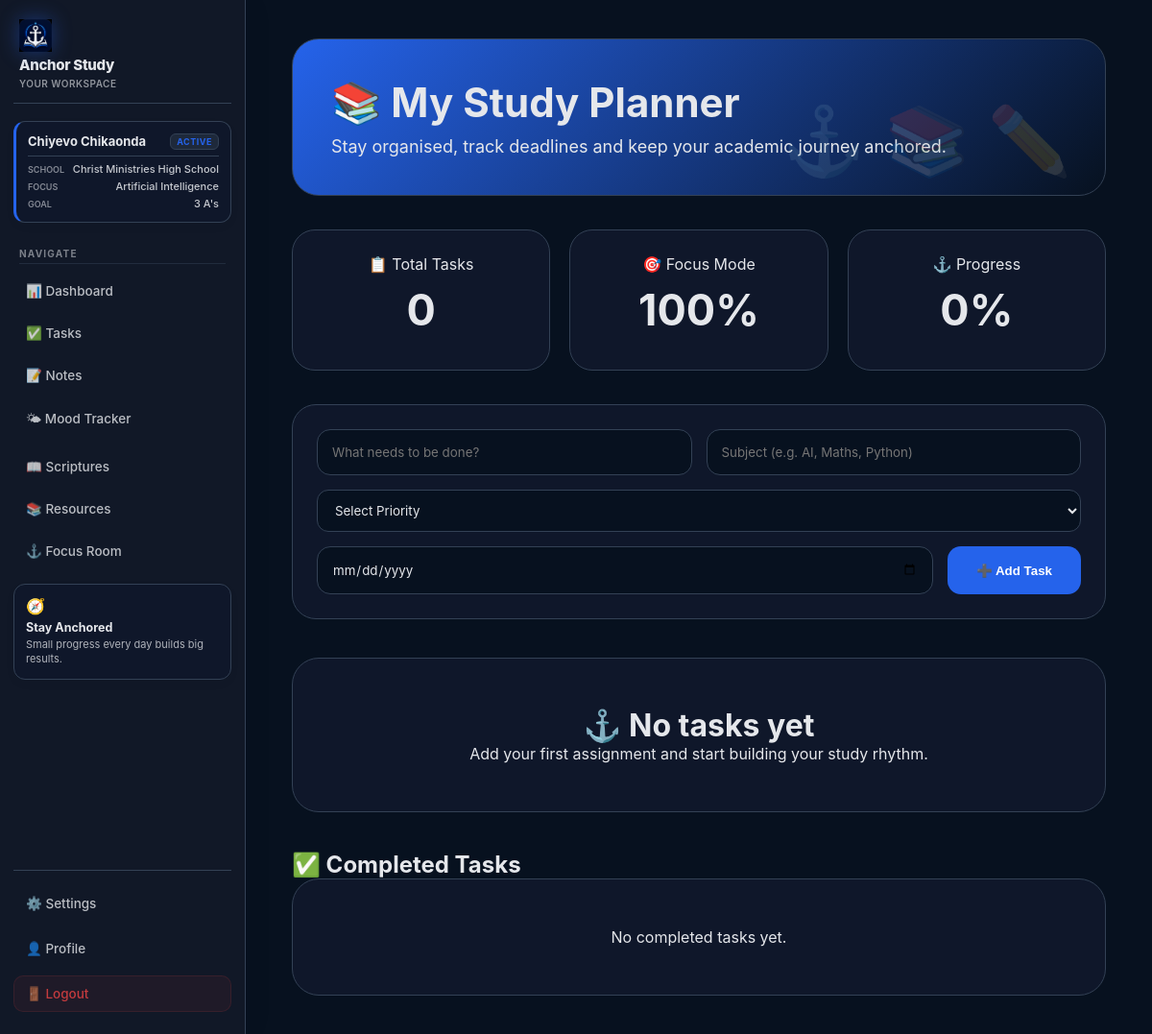
The page /tasks (signed in) on the database as committed earlier.
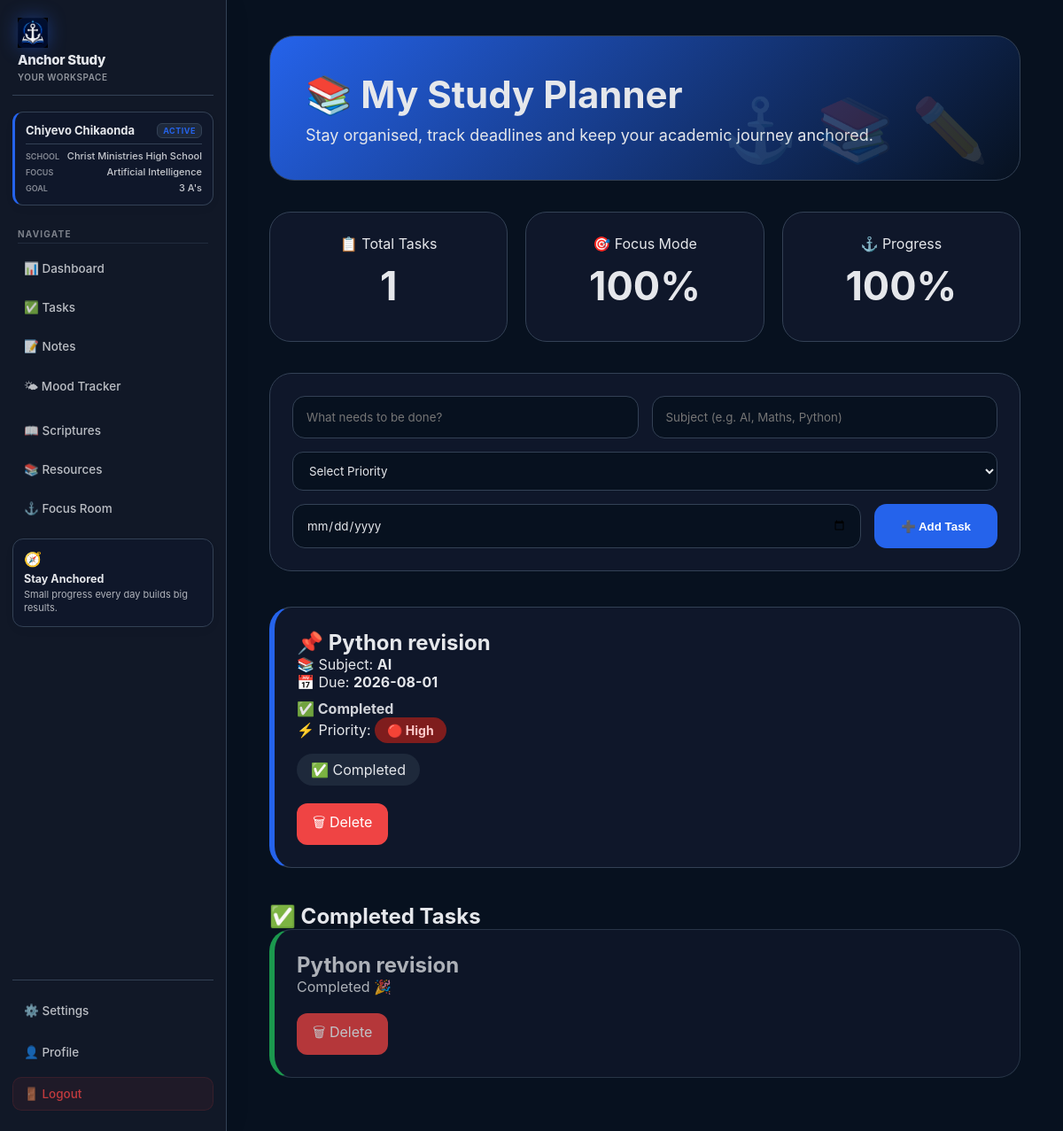
The same page on the database as committed later.
### tables this page shows
CREATE TABLE tasks(

    id INTEGER PRIMARY KEY AUTOINCREMENT,

    username TEXT,

    title TEXT NOT NULL,

    subject TEXT,

    priority TEXT DEFAULT 'medium',

    due_date TEXT,

    status TEXT DEFAULT 'active',

    created_at TIMESTAMP DEFAULT CURRENT_TIMESTAMP

, description TEXT);

### ai_student_assistant/routes/tasks.py (the view)
@tasks.route("/tasks")
def task_page():
    if "user" not in session:
        return redirect(url_for("auth.login"))
    username = session["user"]
    conn = get_db()
    task_list = conn.execute(
        """
        SELECT *
        FROM tasks
        WHERE username = ?
        ORDER BY
            CASE priority
                WHEN 'High' THEN 1
                WHEN 'Medium' THEN 2
                WHEN 'Low' THEN 3
                ELSE 4
            END,
            due_date ASC
        """,
        (username,)
    ).fetchall()
    completed_list = conn.execute(
    """
    SELECT *
    FROM tasks
    WHERE username = ? AND status = 'done'
    ORDER BY due_date DESC
    """,
    (username,)
).fetchall()
    today = datetime.today().date()
    tasks_with_dates = []
    for task in task_list:
        task_dict = dict(task)
        due = datetime.strptime(
            task_dict["due_date"],
            "%Y-%m-%d"
        ).date()
        difference = (due - today).days
        if task_dict["status"] == "done":
            task_dict["deadline_status"] = "Completed"
        elif difference < 0:
            task_dict["deadline_status"] = "Overdue"
        elif difference == 0:
            task_dict["deadline_status"] = "Due Today"
        elif difference == 1:
            task_dict["deadline_status"] = "Due Tomorrow"
        else:
            task_dict["deadline_status"] = f"Due in {difference} days"
        tasks_with_dates.append(task_dict)
    completed_tasks = conn.execute(
        """
        SELECT COUNT(*)
        FROM tasks
        WHERE username = ? AND status = 'done'
        """,
        (username,)
    ).fetchone()[0]
    total_tasks = len(task_list)
    if total_tasks > 0:
        progress = int((completed_tasks / total_tasks) * 100)
    else:
        progress = 0
    conn.close()
    return render_template(
    "tasks.html",
    tasks=tasks_with_dates,
    completed_tasks=completed_list,
    progress=progress
)

### ai_student_assistant/database.py (called while the page is built)
def get_db():
    conn = sqlite3.connect(DB_NAME)
    conn.row_factory = sqlite3.Row
    return conn

### app.py (called while the page is built)
@app.context_processor
def inject_user_profile():
    conn = get_db()
    profile_user = conn.execute(
        "SELECT * FROM users LIMIT 1"
    ).fetchone()
    conn.close()
    return {
        "profile_user": profile_user
    }

### ai_student_assistant/templates/tasks.html (shortened to what this page needs)
{% extends "base.html" %}
{% block content %}
<div class="tasks-page">
<section class="tasks-header">
<h1>
📚 My Study Planner
</h1>
<p>
Stay organised, track deadlines and keep your academic journey anchored.
</p>
</section>
<section class="summary-grid">
<div class="summary-card">
<p>
📋 Total Tasks
</p>
<h2>
{{ tasks|length }}
</h2>
</div>
<div class="summary-card">
<p>
🎯 Focus Mode
</p>
<h2>
100%
</h2>
</div>
<div class="summary-card">
<p>
⚓ Progress
</p>
<h2>
{{ progress }}%
</h2>
</div>
</section>
<form action="/add_task" method="POST" class="task-form">
<input
type="text"
name="task"
placeholder="What needs to be done?"
required
>
<input
type="text"
name="subject"
placeholder="Subject (e.g. AI, Maths, Python)"
required
>
<select name="priority" required>
<option value="">
Select Priority
</option>
</select>
<input
type="date"
name="due_date"
required
>
<button>
➕ Add Task
</button>
</form>
{% if tasks %}
{% for task in tasks %}
<div class="task-card">
<h3>
📌 {{ task.title }}
</h3>
<p>
📚 Subject:
<strong>
{{ task.subject }}
</strong>
</p>
<p>
📅 Due:
<strong>
{{ task.due_date }}
</strong>
</p>
<div class="deadline">
{% if task.deadline_status == "Overdue" %}
🔴 {{ task.deadline_status }}
{% elif task.deadline_status == "Due Today" %}
🟠 {{ task.deadline_status }}
{% elif task.deadline_status == "Due Tomorrow" %}
🟡 {{ task.deadline_status }}
{% elif task.deadline_status == "Completed" %}
✅ Completed
{% else %}
🟢 {{ task.deadline_status }}
{% endif %}
</div>
<p>
⚡ Priority:
{% if task.priority == "High" %}
<span class="priority high">
🔴 High
</span>
{% elif task.priority == "Medium" %}
<span class="priority medium">
🟡 Medium
</span>
{% else %}
<span class="priority low">
🟢 Low
</span>
{% endif %}
</p>
<div class="status">
{% if task.status=="active" %}
🟢 Active
{% elif task.status=="done" %}
✅ Completed
{% else %}
🟡 Backlog
{% endif %}
</div>
<div class="actions">
<a
href="/delete/{{task.id}}"
class="delete"
onclick="return confirm('Delete this task?')"
>
🗑 Delete
</a>
</div>
</div>
{% endfor %}
{% else %}
<div class="empty">
<h2>
⚓ No tasks yet
</h2>
<p>
Add your first assignment and start building your study rhythm.
</p>
</div>
{% endif %}
<h2 style="margin-top:40px;">
✅ Completed Tasks
</h2>
{% if completed_tasks %}
{% for task in completed_tasks %}
<div class="task-card completed-card">
<h3>
{{ task.title }}
</h3>
<p>
Completed 🎉
</p>
<div class="actions">
<a
href="/delete/{{task.id}}"
class="delete"
onclick="return confirm('Delete this task?')"
>
🗑 Delete
</a>
</div>
</div>
{% endfor %}
{% else %}
<div class="empty">
<p>
No completed tasks yet.
</p>
</div>
{% endif %}
</div>
{% endblock %}

Rows that differ between the two databases and show on the page:
added tasks: title "Python revision", subject "AI", due_date "2026-08-01", priority "🔴 High", status "✅ Completed"
Other text that changed with them:
{{ tasks|length }}: "0" → "1"
{{ progress }}: "0" → "100"
text no longer shown: "⚓ No tasks yet Add your first assignment and start building your study rhythm. No completed tasks yet."
